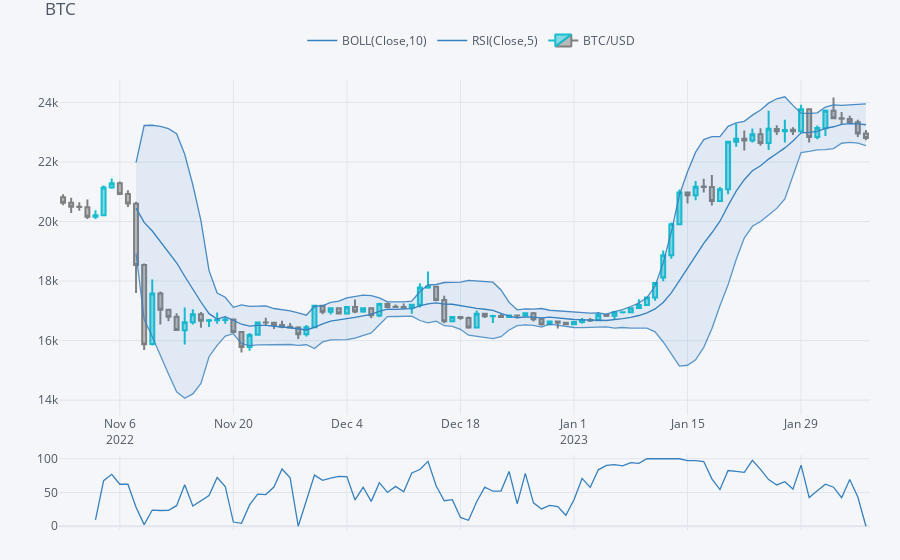

Here is the notebook cell this chart was saved with:
### Code cell
qf.add_rsi(periods=5,
           showbands=False)

plyo.iplot(
    qf.iplot(asFigure=True),
    filename='qf_03'
)
